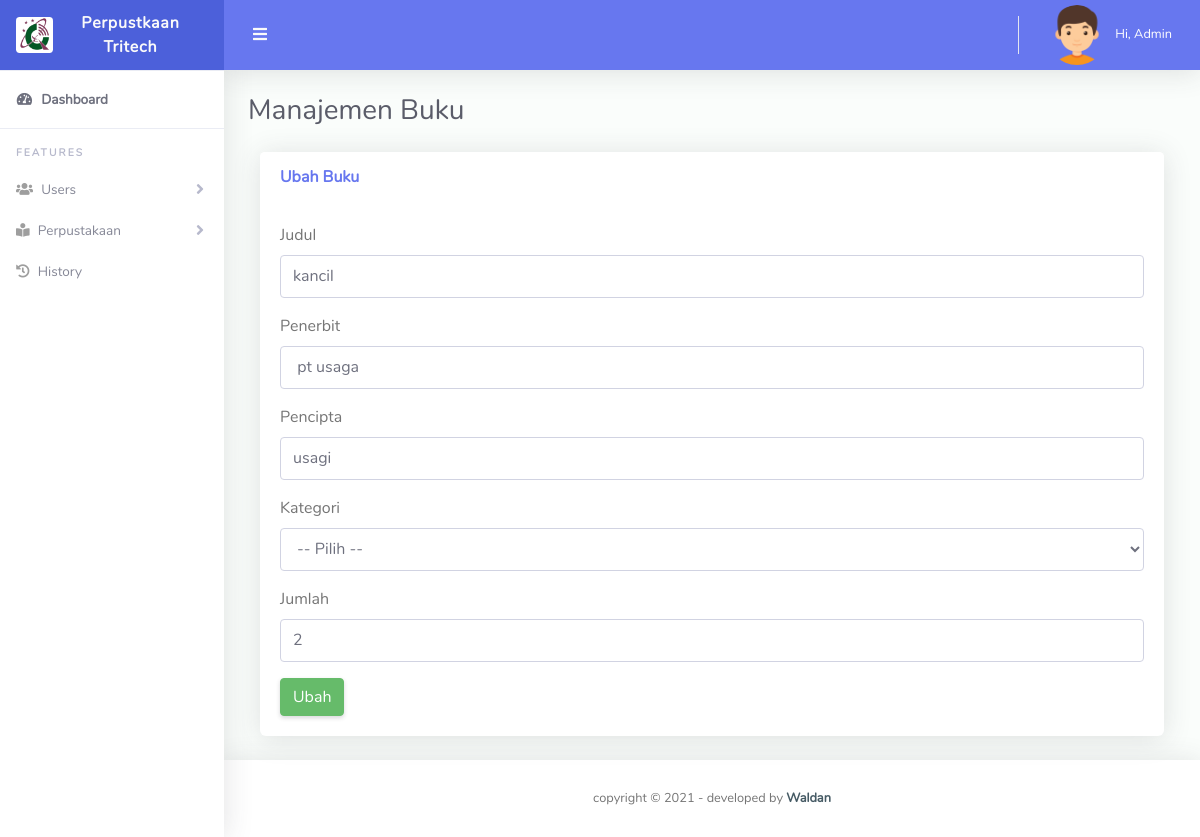
The page /buku_ubah.php?id_buku=1 on the database its author committed.
### tables this page shows
CREATE TABLE `buku` (
  `id_buku` int(11) NOT NULL,
  `judul` varchar(255) NOT NULL,
  `penerbit` varchar(255) NOT NULL,
  `pencipta` varchar(255) NOT NULL,
  `id_kategori` int(11) NOT NULL,
  `jumlah_buku` int(11) NOT NULL,
  `created_at` timestamp NOT NULL DEFAULT current_timestamp(),
  `updated_at` timestamp NOT NULL DEFAULT current_timestamp()
);

### config/functions/functionBuku.php (called while the page is built, shortened)
<?php
include('./config/conn.php');
function query($query)
{
    global $conn;
    $result = mysqli_query($conn, $query);
    $rows = [];
    while ($row = mysqli_fetch_assoc($result)) {
        $rows[] =  $row;
    }
    return $rows;
}

### buku_ubah.php (the view, shortened to what this page needs)
<?php
include('./config/functions/functionBuku.php');
$id = $_GET['id_buku'];
$dataBuku = query("SELECT * FROM buku WHERE id_buku = $id")[0];
?>
<!DOCTYPE html>
<html lang="en">
<head>
    <?php include('./app/layouts/css.php'); ?>
</head>
<body id="page-top">
    <div id="wrapper">
        <?php include('./app/layouts/sidebar.php'); ?>
        <div id="content-wrapper" class="d-flex flex-column">
            <div id="content">
                <?php include('./app/layouts/topbar.php'); ?>
                <div class="container-fluid" id="container-wrapper">
                    <div class="d-sm-flex align-items-center justify-content-between mb-4">
                        <h1 class="h3 mb-0 text-gray-800">Manajemen Buku</h1>
                    </div>
                    <div class="row">
                        <div class="col-lg-12 mb-4">
                            <div class="col-lg">
                                <div class="card lg">
                                    <div class="card-header py-3 d-flex flex-row align-items-center justify-content-between">
                                        <h6 class="m-0 font-weight-bold text-primary">Ubah Buku</h6>
                                    </div>
                                    <div class="card-body">
                                        <form action="" method="POST">
                                            <div class="form-group">
                                                <label for="judul">Judul</label>
                                                <input type="text" class="form-control" id="judul" name="judul" required value="<?= $dataBuku['judul'] ?>">
                                            </div>
                                            <div class="form-group">
                                                <label for="penerbit">Penerbit</label>
                                                <input type="penerbit" class="form-control" id="penerbit" name="penerbit" required value=" <?= $dataBuku['penerbit'] ?> ">
                                            </div>
                                            <div class="form-group">
                                                <label for="pencipta">Pencipta</label>
                                                <input type="text" class="form-control" id="pencipta" name="pencipta" required value="<?= $dataBuku['pencipta'] ?>">
                                            </div>
                                            <div class=" form-group">
                                                <label for="id_kategori">Kategori</label>
                                                <select name="id_kategori" id="id_kategori" class="form-control">
                                                    <option value="<?= $dataBuku['id_kategori'] ?>">-- Pilih --</option>
                                                </select>
                                            </div>
                                            <div class="form-group">
                                                <label for="jumlah_buku">Jumlah </label>
                                                <input type="number" class="form-control" id="jumlah_buku" name="jumlah_buku" required value="<?= $dataBuku['jumlah_buku'] ?>">
                                            </div>
                                            <button type=" submit" name="submit" class="btn btn-success">Ubah</button>
                                        </form>
                                    </div>
                                </div>
                            </div>
                        </div>
                    </div>
                </div>
            </div>
            <?php include('./app/layouts/footer.php'); ?>
        </div>
    </div>
</body>
</html>

### rows shown on the page
buku: judul "kancil", penerbit "pt usaga", pencipta "usagi", jumlah_buku "2"
